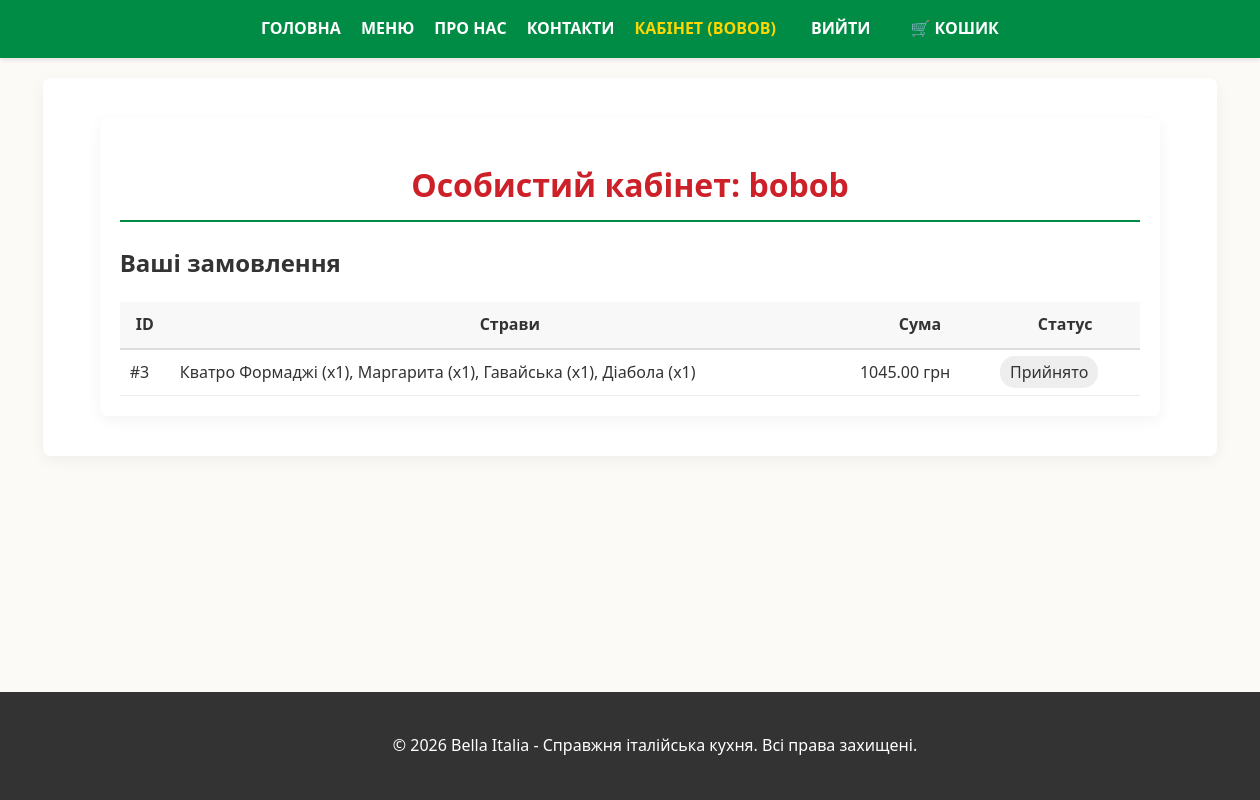
Screenshot of /profile/ (signed in) with the database file from the repository.
### catalog/models.py (models this page shows, shortened)
class Order(models.Model):
    STATUS_CHOICES = [
        ('pending', 'Прийнято'),
        ('preparing', 'Готується'),
        ('delivering', 'В дорозі (Кур\'єр)'),
        ('ready', 'Готово до видачі'),
        ('completed', 'Виконано'),
        ('cancelled', 'Скасовано'),
    ]
    user = models.ForeignKey(settings.AUTH_USER_MODEL, on_delete=models.CASCADE, related_name='orders', verbose_name="Клієнт")
    items_json = models.TextField(verbose_name="Склад замовлення")
    total_price = models.DecimalField(max_digits=10, decimal_places=2, verbose_name="Сума")
    status = models.CharField(max_length=20, choices=STATUS_CHOICES, default='pending', verbose_name="Статус")
    delivery_type = models.CharField(max_length=20, default='delivery', verbose_name="Тип доставки")
    created_at = models.DateTimeField(auto_now_add=True, verbose_name="Дата замовлення")
    class Meta:
        verbose_name = "Замовлення"
        verbose_name_plural = "Замовлення"

### catalog/views.py (the view)
# urls.py: path('profile/', views.profile, name='profile'),
@login_required
def profile(request):
    if request.user.username == 'bob' or request.user.is_staff:
        orders = Order.objects.all().order_by('-created_at')
    else:
        orders = Order.objects.filter(user=request.user).order_by('-created_at')
    return render(request, 'catalog/profile.html', {'orders': orders})

### catalog/templates/catalog/profile.html (shortened to what this page needs)
{% extends 'catalog/base.html' %}
{% block content %}
<div class="container" style="padding: 20px;">
    <h1>Особистий кабінет: {{ user.username }}</h1>
    {% if user.username == 'bob' %}
        <h2 style="color: #cd212a;">🛡️ Панель Адміністратора (Bob)</h2>
        <p>Усі активні замовлення в системі:</p>
    {% else %}
        <h2>Ваші замовлення</h2>
    {% endif %}
    <table style="width: 100%; border-collapse: collapse; margin-top: 20px;">
        <tr style="background: #f8f8f8; border-bottom: 2px solid #ddd;">
            <th style="padding: 10px;">ID</th>
            <th style="padding: 10px;">Страви</th>
            <th style="padding: 10px;">Сума</th>
            <th style="padding: 10px;">Статус</th>
        </tr>
        {% for order in orders %}
        <tr style="border-bottom: 1px solid #eee;">
            <td style="padding: 10px;">#{{ order.id }}</td>
            <td style="padding: 10px;">{{ order.items_json }}</td>
            <td style="padding: 10px;">{{ order.total_price }} грн</td>
            <td style="padding: 10px;">
                <span style="padding: 5px 10px; border-radius: 15px; background: #eee;">
                    {{ order.get_status_display }}
                </span>
            </td>
        </tr>
        {% endfor %}
    </table>
</div>
{% endblock %}

### catalog/templates/catalog/base.html (shortened to what this page needs)
{% load static %}
<!DOCTYPE html>
<html lang="uk">
<head>
    <link rel="stylesheet" href="{% static 'css/style.css' %}">
</head>
<body>
    <header>
        <nav>
            <a href="{% url 'index' %}">ГОЛОВНА</a>
            <a href="{% url 'menu' %}">МЕНЮ</a>
            <a href="{% url 'about' %}">ПРО НАС</a>
            <a href="{% url 'contact' %}">КОНТАКТИ</a>
            {% if user.is_authenticated %}
                <a href="{% url 'profile' %}" style="color: #ffd700;">КАБІНЕТ ({{ user.username }})</a>
                <form action="{% url 'logout' %}" method="post" style="display:inline; margin-left: 15px;">
                    <button type="submit" class="logout-btn">ВИЙТИ</button>
                </form>
            {% else %}
                <a href="{% url 'login' %}">УВІЙТИ</a>
                <a href="{% url 'register' %}" style="background: #cd212a; padding: 5px 10px; border-radius: 5px;">РЕЄСТРАЦІЯ</a>
            {% endif %}
            <a href="{% url 'view_cart' %}" style="margin-left: 20px;">🛒 КОШИК</a>
        </nav>
    </header>
    <div class="content-wrapper">
        <div class="container">
            {% block content %}
            {% endblock %}
        </div>
    </div>
    <footer>
        <p>&copy; 2026 Bella Italia - Справжня італійська кухня. Всі права захищені.</p>
    </footer>
</body>
</html>

### catalog/static/css/style.css (style rules this page uses)
html { scroll-behavior: smooth; height: 100%; }
body { font-family: 'Segoe UI', Tahoma, Geneva, Verdana, sans-serif; line-height: 1.6; margin: 0; background-color: #fcfaf7; color: #333; display: flex; flex-direction: column; min-height: 100vh; }
header { background: #008c45; color: white; padding: 1rem 0; box-shadow: 0 2px 5px rgba(0,0,0,0.1); }
nav { display: flex; justify-content: center; gap: 20px; max-width: 1200px; margin: 0 auto; padding: 0 20px; }
nav a { color: white; text-decoration: none; font-weight: bold; text-transform: uppercase; transition: 0.3s; }
.content-wrapper { flex: 1; }
.container { max-width: 1200px; margin: 20px auto; padding: 20px; background: white; border-radius: 8px; box-shadow: 0 4px 15px rgba(0,0,0,0.05); width: 90%; }
h1 { color: #cd212a; text-align: center; border-bottom: 2px solid #008c45; padding-bottom: 10px; }
footer { text-align: center; padding: 25px; background: #333; color: white; width: 100%; }
.logout-btn { background: none; border: none; color: white; cursor: pointer; font-family: inherit; font-size: inherit; font-weight: bold; text-transform: uppercase; padding: 0; }

### catalog/templates/catalog/base.html (style rules this page uses)
html { scroll-behavior: smooth; }
.logout-btn { background: none; border: none; color: white; cursor: pointer; font-family: inherit; font-size: inherit; font-weight: bold; padding: 0; text-transform: uppercase; transition: 0.3s; }

### rows the page displays
Order: id "3", items_json "Кватро Формаджі (x1), Маргарита (x1), Гавайська (x1), Діабола (x1)", total_price "1045.00", status "Прийнято"

### other values shown
{{ user.username }} "BOBOB"
{{ user.username }} "bobob"
